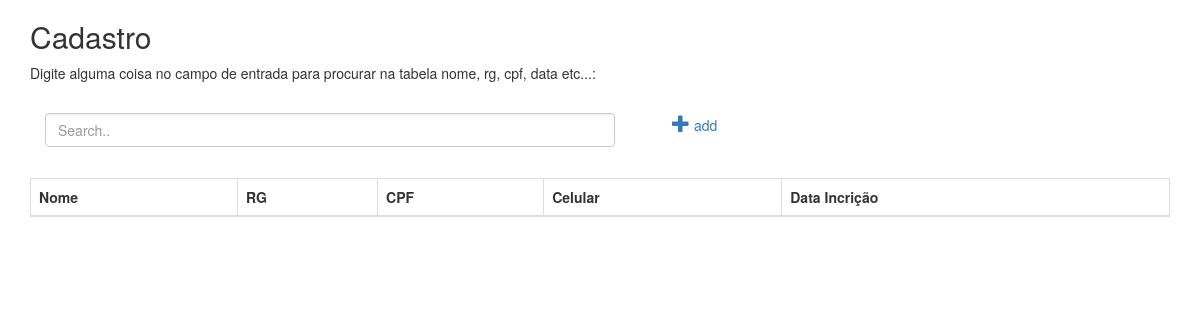
/clinica/, run on an earlier commit of the app's database.
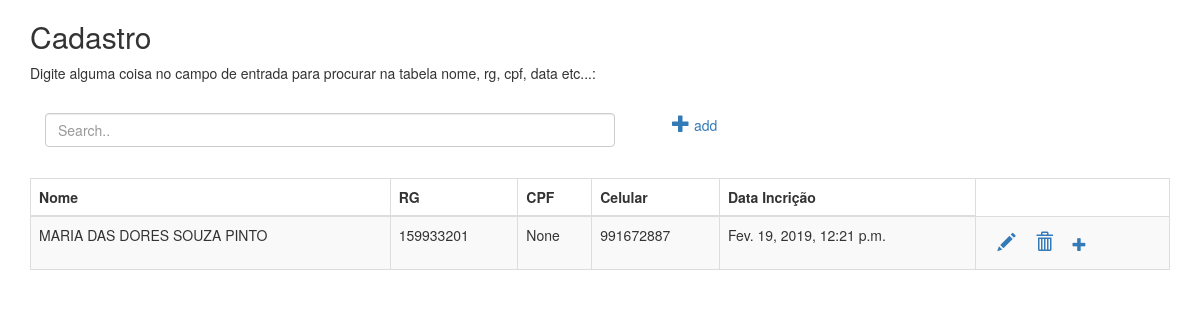
And on a later commit of the database.
### clinica/models.py (models this page shows, shortened)
class Pessoa(models.Model):
    nome = models.CharField(max_length=150)
    data_nasc = models.DateTimeField(blank=True, null=True)
    rg = models.CharField(max_length=10, blank=True, null=True)
    cpf = models.CharField(max_length=11, blank=True, null=True)
    telefone = models.CharField(max_length=10)
    celular = models.CharField(max_length=11)
    cep = models.CharField(max_length=20)
    linha1 = models.CharField(max_length=150, verbose_name='Endereço', blank=True, null=True)
    linha2 = models.CharField(max_length=150, verbose_name='Complemento', blank=True, null=True)
    setor = models.ForeignKey(Setor, models.SET_NULL, blank=True, null=True)
    descricao = models.TextField(max_length=255)
    status = models.ForeignKey(Status, models.SET_NULL, blank=True, null=True)
    create_date = models.DateTimeField(
        default=timezone.now
    )
    def get_absolute_url(self):
        return "/clinica/%i/" % self.id

### clinica/views.py (the view)
# urls.py: path('', PessoaListView.as_view(), name='pessoa-list'),
class PessoaListView(ListView):
    template_name = 'clinica/pessoa_list.html'
    queryset = Pessoa.objects.all()

### clinica/models.py (called while the page is built)
    def __str__(self):
        return self.setor

    def __str__(self):
        return self.status

### clinica/templates/clinica/pessoa_list.html (shortened to what this page needs)
{% extends 'base.html' %}
{% block content %}
<div class="container">
        <h2>Cadastro</h2>
        <p>Digite alguma coisa no campo de entrada para procurar na tabela nome, rg, cpf, data etc...:</p>
        <br>
        <div class="container">
            <input class="form-control" id="myInput" type="text" placeholder="Search..">
            <a id="create" href="/clinica/create"><span class="glyphicon glyphicon-plus"></span> add</a>
        </div>
        <br>
        <table class="table table-bordered table-striped">
          <thead>
            <tr>
              <th>Nome</th>
              <th>RG</th>
              <th>CPF</th>
              <th>Celular</th>
              <th>Data Incrição</th>
            </tr>
          </thead>
          <tbody id="myTable">
            {% for instance in object_list %}
                <tr>
                    <td><p>{{ instance.nome }}</p></td>
                    <td><p>{{ instance.rg }}</p></td>
                    <td><p>{{ instance.cpf }}</p></td>
                    <td><p>{{ instance.celular }}</p></td>
                    <td><p>{{ instance.create_date }}</p></td>
                    <td>
                        <div class="btn">
                            <a href="{{ instance.get_absolute_url }}update"><span class="glyphicon glyphicon-pencil"></span></a>
                            <a href="{{ instance.get_absolute_url }}delete"><span class="glyphicon glyphicon-trash"></span></a>
                            <a href="#" data-toggle="modal" data-target="#exampleModal"
                            data-whatevercurso="{{instance.nome}}"
                            data-whateverdetalhes="RG: {{instance.rg}}&nbsp;&nbsp; --- &nbsp;&nbsp;CPF: {{instance.cpf}}&#013;Telefone: {{instance.telefone}}&nbsp;&nbsp; --- &nbsp;&nbsp;Celular: {{instance.celular}}&#013;Endereço: {{instance.linha1}}&#013;Cep: {{instance.cep}}&nbsp;&nbsp; --- &nbsp;&nbsp;Complemento: {{instance.linha2}}&#013;Setor: {{instance.setor}}&#013;&#013;Descricao:&#013;
                            {{instance.descricao}}&#013;&#013;Status: {{instance.status}}&#013;Data inscrição: {{instance.create_date}}&#013;
                            "
                        ><i class="glyphicon glyphicon-plus"></i></a></td>
                        </div>
            {% endfor %}
          </tbody>
        </table>
    </div>
{% endblock %}

### clinica/templates/base.html (shortened to what this page needs)
{% load static %}
{% load staticfiles %}
<!DOCTYPE html>
<html lang="en">
<head>
    <link rel="stylesheet" href="https://maxcdn.bootstrapcdn.com/bootstrap/3.3.7/css/bootstrap.min.css">
    <link rel="stylesheet" href="{% static 'css/clinica.css' %}">
</head>
<body>
    {% block content %}
    {% endblock %}
</body>
</html>

### clinica/templates/clinica/pessoa_list.html (style rules this page uses)
#myInput { float: left; width: 50%; margin: 0% 5% 1% 0%; }
#create { margin: 5% 5% 1% 0%; }
.container span { font-size: 18px }

What changed in the data, as far as the page shows it:
added Pessoa: nome "MARIA DAS DORES SOUZA PINTO", rg "159933201", cpf "None", celular "991672887", create_date "Fev. 19, 2019, 12:21 p.m."
